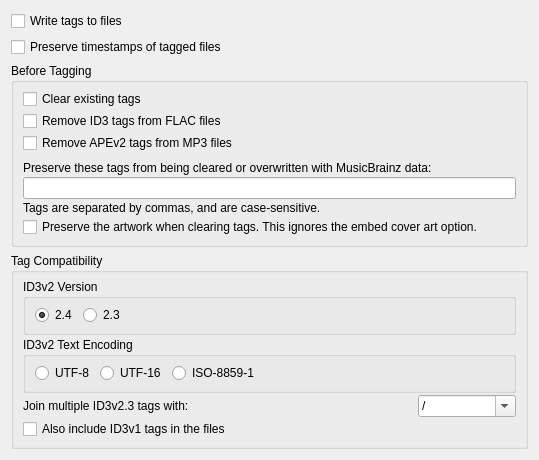
<?xml version="1.0" encoding="UTF-8"?>
<ui version="4.0">
 <class>TagsOptionsPage</class>
 <widget class="QWidget" name="TagsOptionsPage">
  <property name="geometry">
   <rect>
    <x>0</x>
    <y>0</y>
    <width>539</width>
    <height>425</height>
   </rect>
  </property>
  <layout class="QVBoxLayout">
   <item>
    <widget class="QCheckBox" name="write_tags">
     <property name="text">
      <string>Write tags to files</string>
     </property>
    </widget>
   </item>
   <item>
    <widget class="QCheckBox" name="preserve_timestamps">
     <property name="text">
      <string>Preserve timestamps of tagged files</string>
     </property>
    </widget>
   </item>
   <item>
    <widget class="QGroupBox" name="before_tagging">
     <property name="title">
      <string>Before Tagging</string>
     </property>
     <layout class="QVBoxLayout">
      <property name="spacing">
       <number>2</number>
      </property>
      <property name="topMargin">
       <number>6</number>
      </property>
      <property name="bottomMargin">
       <number>7</number>
      </property>
      <item>
       <widget class="QCheckBox" name="clear_existing_tags">
        <property name="text">
         <string>Clear existing tags</string>
        </property>
       </widget>
      </item>
      <item>
       <widget class="QCheckBox" name="remove_id3_from_flac">
        <property name="text">
         <string>Remove ID3 tags from FLAC files</string>
        </property>
       </widget>
      </item>
      <item>
       <widget class="QCheckBox" name="remove_ape_from_mp3">
        <property name="text">
         <string>Remove APEv2 tags from MP3 files</string>
        </property>
       </widget>
      </item>
      <item>
       <spacer name="verticalSpacer">
        <property name="orientation">
         <enum>Qt::Vertical</enum>
        </property>
        <property name="sizeType">
         <enum>QSizePolicy::Fixed</enum>
        </property>
        <property name="sizeHint" stdset="0">
         <size>
          <width>20</width>
          <height>6</height>
         </size>
        </property>
       </spacer>
      </item>
      <item>
       <widget class="QLabel" name="preserved_tags_label">
        <property name="text">
         <string>Preserve these tags from being cleared or overwritten with MusicBrainz data:</string>
        </property>
       </widget>
      </item>
      <item>
       <widget class="QLineEdit" name="preserved_tags"/>
      </item>
      <item>
       <widget class="QLabel" name="preserved_tags_help">
        <property name="text">
         <string>Tags are separated by commas, and are case-sensitive.</string>
        </property>
       </widget>
      </item>
      <item>
       <widget class="QCheckBox" name="preserve_artwork">
        <property name="text">
         <string>Preserve the artwork when clearing tags. This ignores the embed cover art option.</string>
        </property>
       </widget>
      </item>
     </layout>
    </widget>
   </item>
   <item>
    <widget class="QGroupBox" name="tag_compatibility">
     <property name="title">
      <string>Tag Compatibility</string>
     </property>
     <layout class="QVBoxLayout">
      <property name="spacing">
       <number>2</number>
      </property>
      <property name="topMargin">
       <number>6</number>
      </property>
      <property name="bottomMargin">
       <number>7</number>
      </property>
      <item>
       <widget class="QGroupBox" name="id3v2_version">
        <property name="title">
         <string>ID3v2 Version</string>
        </property>
        <property name="flat">
         <bool>false</bool>
        </property>
        <property name="checkable">
         <bool>false</bool>
        </property>
        <layout class="QHBoxLayout" name="horizontalLayout">
         <property name="topMargin">
          <number>6</number>
         </property>
         <property name="bottomMargin">
          <number>7</number>
         </property>
         <item>
          <widget class="QRadioButton" name="write_id3v24">
           <property name="text">
            <string>2.4</string>
           </property>
           <property name="checked">
            <bool>true</bool>
           </property>
          </widget>
         </item>
         <item>
          <widget class="QRadioButton" name="write_id3v23">
           <property name="text">
            <string>2.3</string>
           </property>
           <property name="checked">
            <bool>false</bool>
           </property>
          </widget>
         </item>
         <item>
          <widget class="QLabel" name="label">
           <property name="text">
            <string/>
           </property>
           <property name="wordWrap">
            <bool>true</bool>
           </property>
          </widget>
         </item>
         <item>
          <spacer name="horizontalSpacer_2">
           <property name="orientation">
            <enum>Qt::Horizontal</enum>
           </property>
           <property name="sizeHint" stdset="0">
            <size>
             <width>40</width>
             <height>20</height>
            </size>
           </property>
          </spacer>
         </item>
        </layout>
       </widget>
      </item>
      <item>
       <widget class="QGroupBox" name="id3v2_text_encoding">
        <property name="title">
         <string>ID3v2 Text Encoding</string>
        </property>
        <layout class="QHBoxLayout" name="horizontalLayout_2">
         <property name="topMargin">
          <number>6</number>
         </property>
         <property name="bottomMargin">
          <number>7</number>
         </property>
         <item>
          <widget class="QRadioButton" name="enc_utf8">
           <property name="text">
            <string>UTF-8</string>
           </property>
          </widget>
         </item>
         <item>
          <widget class="QRadioButton" name="enc_utf16">
           <property name="text">
            <string>UTF-16</string>
           </property>
          </widget>
         </item>
         <item>
          <widget class="QRadioButton" name="enc_iso88591">
           <property name="text">
            <string>ISO-8859-1</string>
           </property>
          </widget>
         </item>
         <item>
          <spacer name="horizontalSpacer">
           <property name="orientation">
            <enum>Qt::Horizontal</enum>
           </property>
           <property name="sizeHint" stdset="0">
            <size>
             <width>40</width>
             <height>20</height>
            </size>
           </property>
          </spacer>
         </item>
         <item>
          <widget class="QLabel" name="label_2">
           <property name="text">
            <string/>
           </property>
           <property name="wordWrap">
            <bool>true</bool>
           </property>
          </widget>
         </item>
        </layout>
       </widget>
      </item>
      <item>
       <layout class="QHBoxLayout" name="hbox_id3v23_join_with">
        <item>
         <widget class="QLabel" name="label_id3v23_join_with">
          <property name="sizePolicy">
           <sizepolicy hsizetype="Preferred" vsizetype="Preferred">
            <horstretch>4</horstretch>
            <verstretch>0</verstretch>
           </sizepolicy>
          </property>
          <property name="text">
           <string>Join multiple ID3v2.3 tags with:</string>
          </property>
         </widget>
        </item>
        <item>
         <widget class="QComboBox" name="id3v23_join_with">
          <property name="sizePolicy">
           <sizepolicy hsizetype="Preferred" vsizetype="Fixed">
            <horstretch>1</horstretch>
            <verstretch>0</verstretch>
           </sizepolicy>
          </property>
          <property name="toolTip">
           <string>&lt;html&gt;&lt;head/&gt;&lt;body&gt;&lt;p&gt;Default is '/' to maintain compatibility with previous Picard releases.&lt;/p&gt;&lt;p&gt;New alternatives are ';_' or '_/_' or type your own. &lt;/p&gt;&lt;/body&gt;&lt;/html&gt;</string>
          </property>
          <property name="editable">
           <bool>true</bool>
          </property>
          <item>
           <property name="text">
            <string notr="true">/</string>
           </property>
          </item>
          <item>
           <property name="text">
            <string notr="true">; </string>
           </property>
          </item>
          <item>
           <property name="text">
            <string notr="true"> / </string>
           </property>
          </item>
         </widget>
        </item>
       </layout>
      </item>
      <item>
       <widget class="QCheckBox" name="write_id3v1">
        <property name="text">
         <string>Also include ID3v1 tags in the files</string>
        </property>
       </widget>
      </item>
     </layout>
    </widget>
   </item>
   <item>
    <spacer name="spacer">
     <property name="orientation">
      <enum>Qt::Vertical</enum>
     </property>
     <property name="sizeHint" stdset="0">
      <size>
       <width>274</width>
       <height>41</height>
      </size>
     </property>
    </spacer>
   </item>
  </layout>
 </widget>
 <tabstops>
  <tabstop>write_tags</tabstop>
  <tabstop>preserve_timestamps</tabstop>
  <tabstop>clear_existing_tags</tabstop>
  <tabstop>remove_id3_from_flac</tabstop>
  <tabstop>remove_ape_from_mp3</tabstop>
  <tabstop>preserved_tags</tabstop>
  <tabstop>write_id3v24</tabstop>
  <tabstop>write_id3v23</tabstop>
  <tabstop>enc_utf8</tabstop>
  <tabstop>enc_utf16</tabstop>
  <tabstop>enc_iso88591</tabstop>
  <tabstop>id3v23_join_with</tabstop>
  <tabstop>write_id3v1</tabstop>
 </tabstops>
 <resources/>
 <connections/>
</ui>
